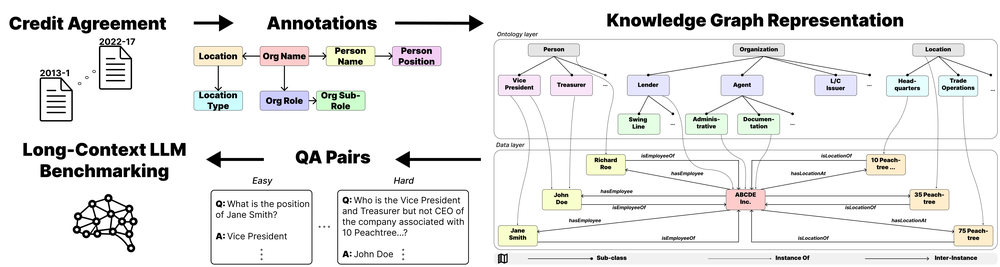
#> input picture figures/figure_1.png, 1000 x 267 px, shrunk from 10205 x 2725 before the run, found by its file name; its folder holds only this picture in this run
$ python convert_img.py
#> lines starting #> are read from the running program, lines starting #| are printed output that depends on the picture
#> further down, img is the input picture: PIL image 1000x267 RGBA; mean R, G, B, A 235.5, 235.5, 234.8, 255
#> `white_bg = Image.new("RGBA", img.size, (255, 255, 255, 255))`: white_bg: PIL image 1000x267 RGBA; every value is 255
from PIL import Image
import os
from PIL import Image, ImageChops

input_dir = "/Users/vidhyakshayakannan/Desktop/figures"
output_dir = "pdf_output"
os.makedirs(output_dir, exist_ok=True)

def trim(im):
    bg = Image.new(im.mode, im.size, im.getpixel((0,0)))
#> bg: PIL image 1000x267 RGB; every value is 255
    diff = ImageChops.difference(im, bg)
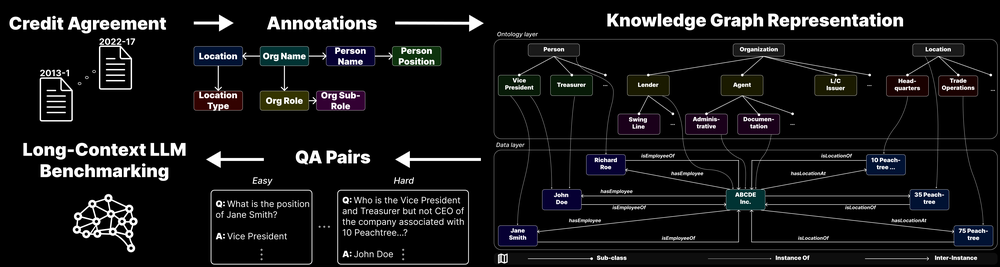
#> diff: PIL image 1000x267 RGB; mean R, G, B 19.5, 19.5, 20.2
    bbox = diff.getbbox()
#> bbox = (7, 10, 1000, 267)
    return im.crop(bbox) if bbox else im
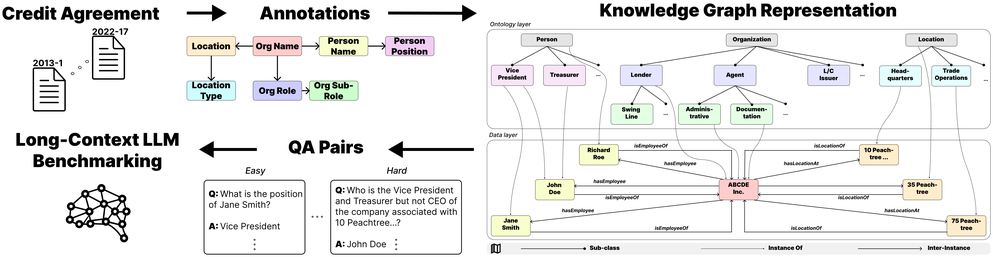
#> returned value: PIL image 993x257 RGB; mean R, G, B 234.6, 234.6, 233.9

for filename in os.listdir(input_dir):
    if filename.endswith(".png"):
        path = os.path.join(input_dir, filename)
        img = Image.open(path).convert("RGBA")
        white_bg = Image.new("RGBA", img.size, (255, 255, 255, 255))
        white_bg.paste(img, (0, 0), img)
        cropped = trim(white_bg.convert("RGB"))
        output_path = os.path.join(output_dir, f"{os.path.splitext(filename)[0]}.pdf")
        cropped.save(output_path, "PDF")

$ run again, on figures/knowledge_graph.png
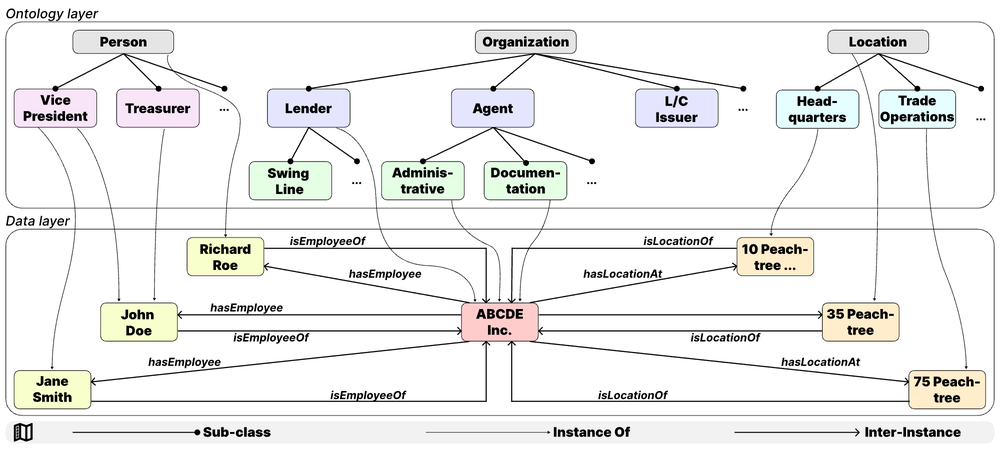
#> input picture figures/knowledge_graph.png, 1000 x 449 px, shrunk from 2000 x 898 before the run, found by its file name
#> img is the input picture: PIL image 1000x449 RGBA; mean R, G, B, A 237.7, 237.7, 236.6, 255
#> white_bg: PIL image 1000x449 RGBA; every value is 255
#> bg: PIL image 1000x449 RGB; every value is 255
#> in trim, `diff = ImageChops.difference(im, bg)`:
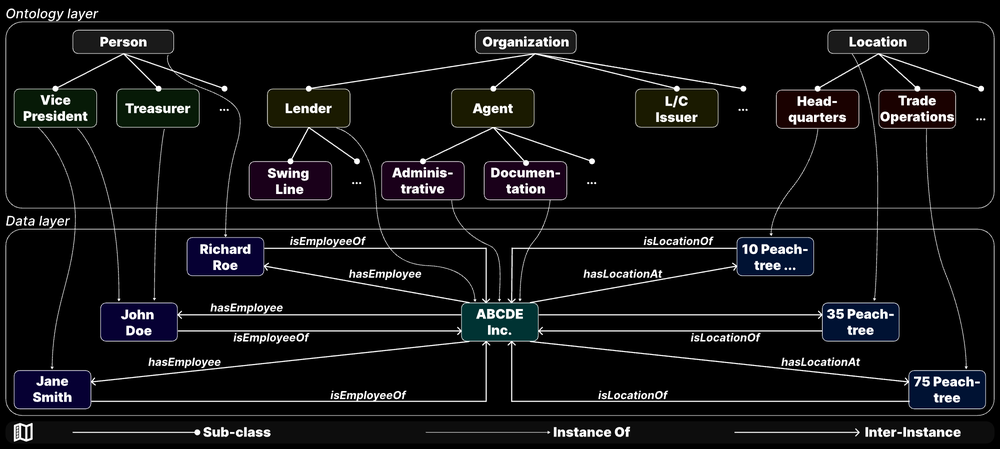
#> diff: PIL image 1000x449 RGB; mean R, G, B 17.3, 17.3, 18.4
#> bbox = (3, 6, 997, 444)
#> in trim, `return im.crop(bbox) if bbox else im`:
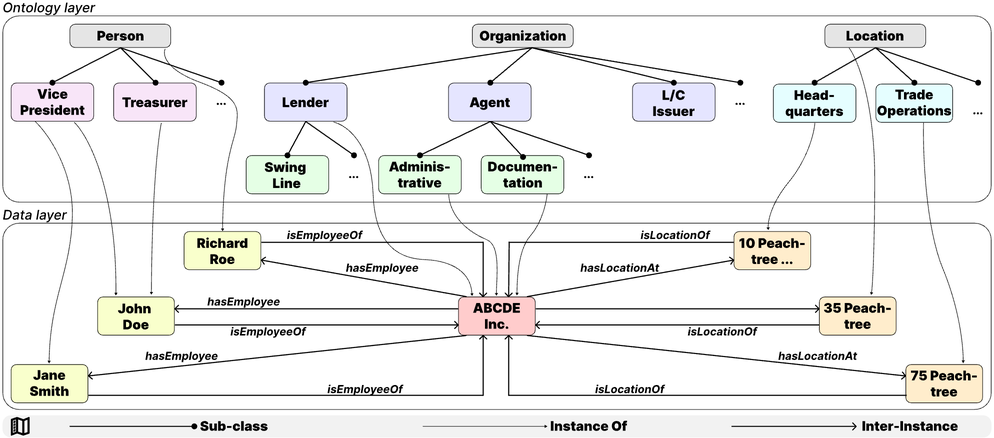
#> returned value: PIL image 994x438 RGB; mean R, G, B 237.2, 237.2, 236.1
